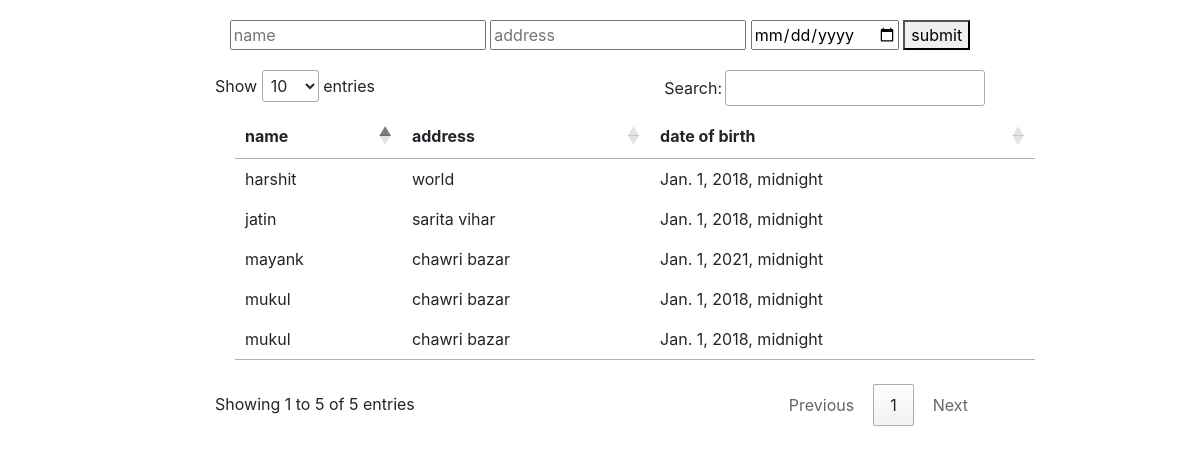
Screenshot of /table/ with the database file from the repository.
### table/models.py (models this page shows)
class tableModel(models.Model):
	name = models.CharField(max_length=30)
	address = models.CharField(max_length=100)
	DOB = models.DateTimeField()
	updated = models.DateTimeField(auto_now_add= True)

### table/views.py (the view)
# urls.py: path('table/',table,name='table'),
def table(request):
	obj = tableModel.objects.all()
	context= {
	'obj': obj
	}
	return render(request,'table/base.html',context)

### table/templates/table/base.html (shortened to what this page needs)
<!doctype html>
<html lang="en">
  <head>
    <link rel="stylesheet" href="https://stackpath.bootstrapcdn.com/bootstrap/4.1.3/css/bootstrap.min.css">
    <link rel="stylesheet" type="text/css" href="https://cdn.datatables.net/1.10.19/css/jquery.dataTables.css">
</head>
<body class="container" >
	<center>
<div class="container">
		<form style="margin: 20px 20px 20px 20px" id="form" method="post" action="{% url 'table' %}">
	<input id="msg_input" type="text" name="name" placeholder="name">
	<input id="address_inp" type="text" name="address" placeholder="address">
	<input id="dob" type="date" name="DOB">
	<button type="submit">submit</button>
</form>
		<div class="container" style="width: 800px">
		<table id="table-data" width="800px" style="margin: 20px 20px 20px 20px" >
		<thead><tr>
			<th>name </th>
			<th>address</th>
			<th>date of birth</th>
		</tr></thead>
		<tbody>
		{% for i in obj %}
		<tr id="tr_Id">
			<td>{{i.name}}</td>
			<td >{{i.address}}</td>
			<td>{{i.DOB}}</td>
		</tr>
		{% endfor %}
		</tbody>
</table>
	</div>
</div></center>
     </body>
</html>

### rows the page displays
tableModel: name "mukul", address "chawri bazar", DOB "Jan. 1, 2018, midnight"
tableModel: name "mayank", address "chawri bazar", DOB "Jan. 1, 2021, midnight"
tableModel: name "harshit", address "world", DOB "Jan. 1, 2018, midnight"
tableModel: name "jatin", address "sarita vihar", DOB "Jan. 1, 2018, midnight"
tableModel: name "mukul", address "chawri bazar", DOB "Jan. 1, 2018, midnight"
